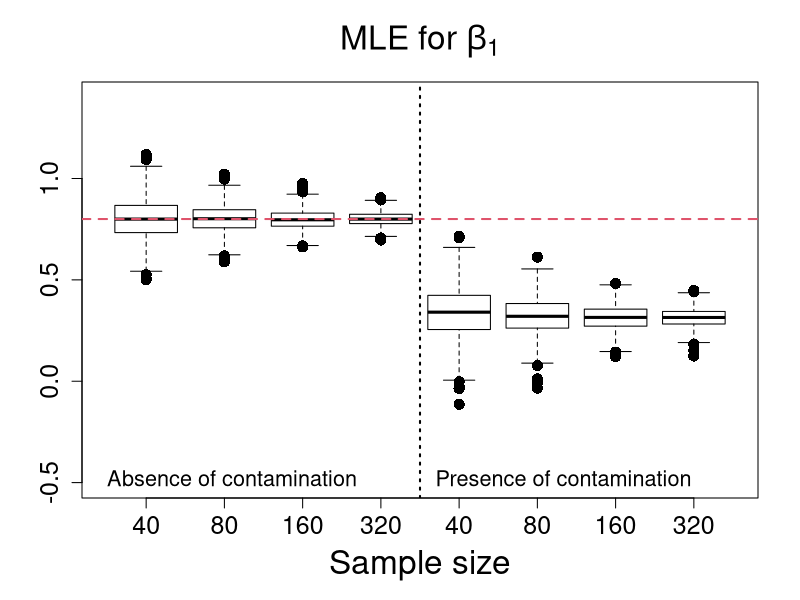
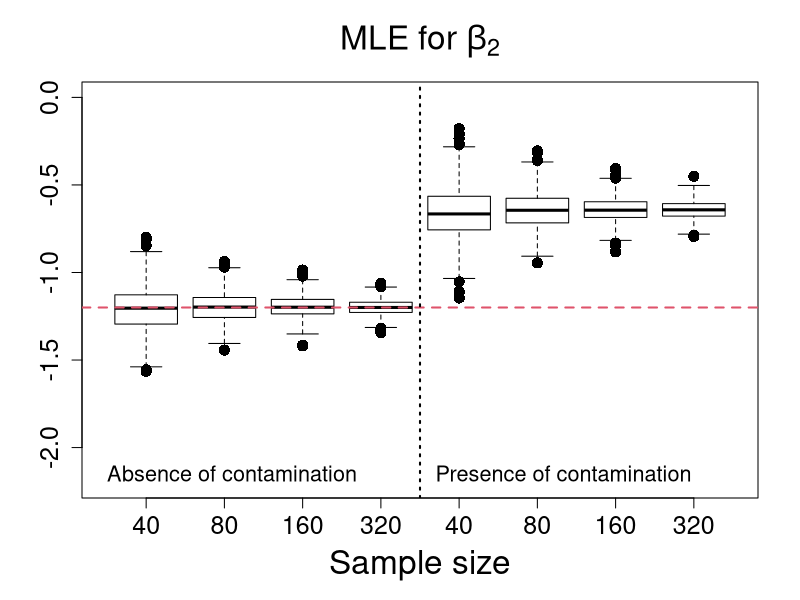
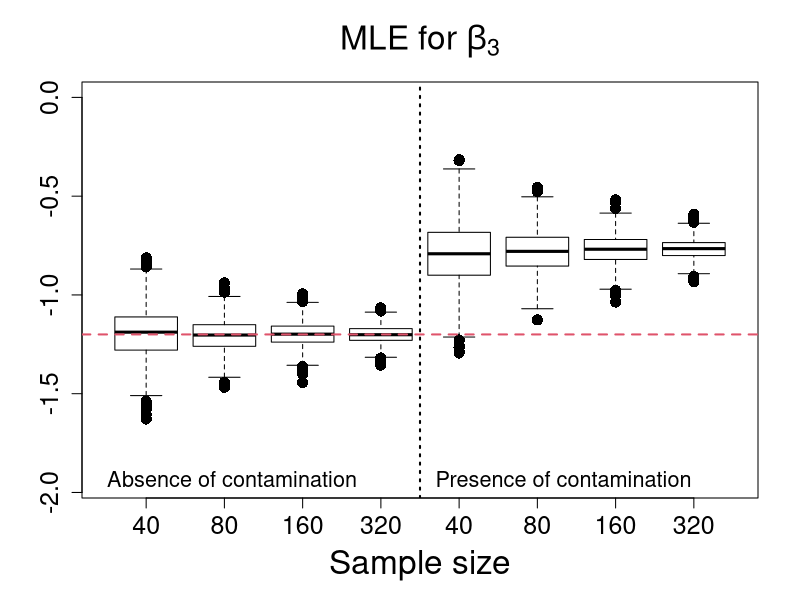
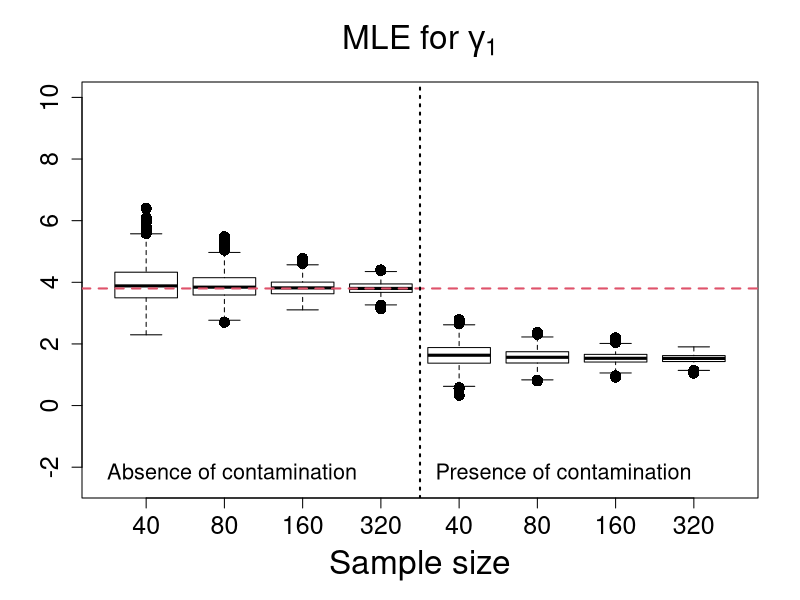
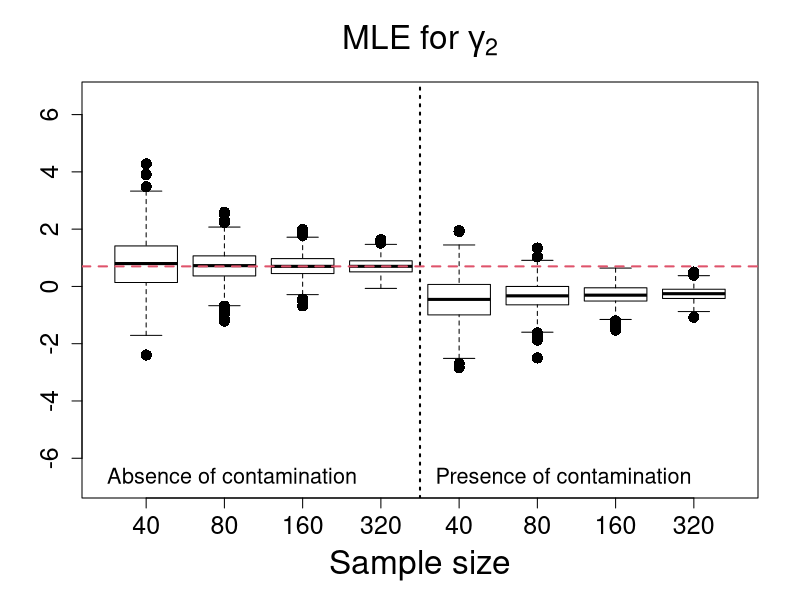
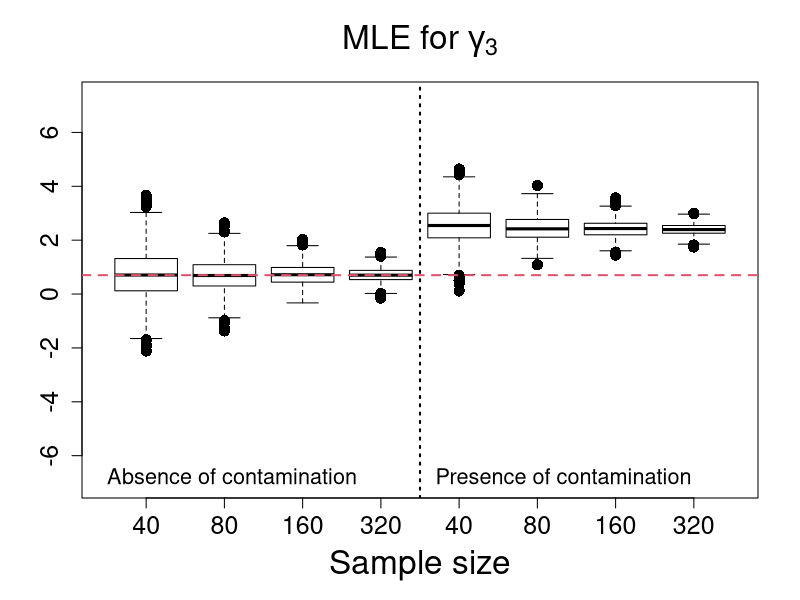
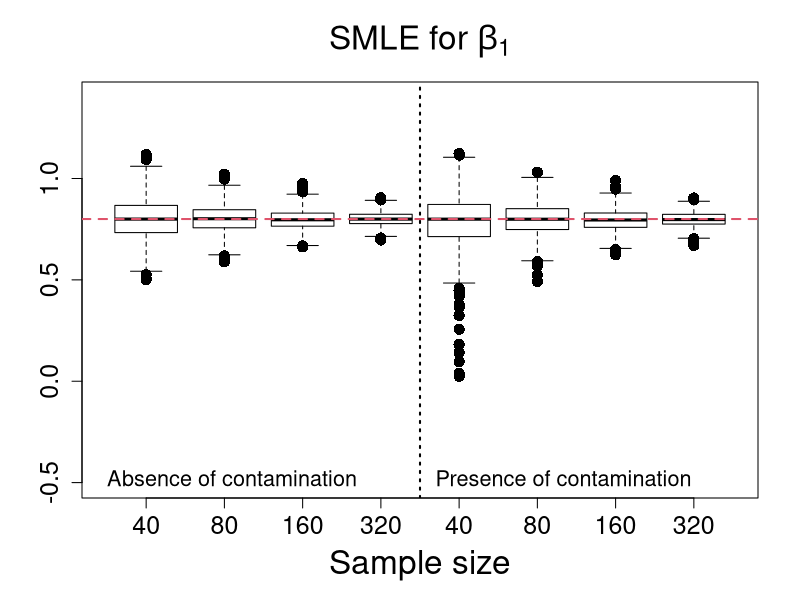
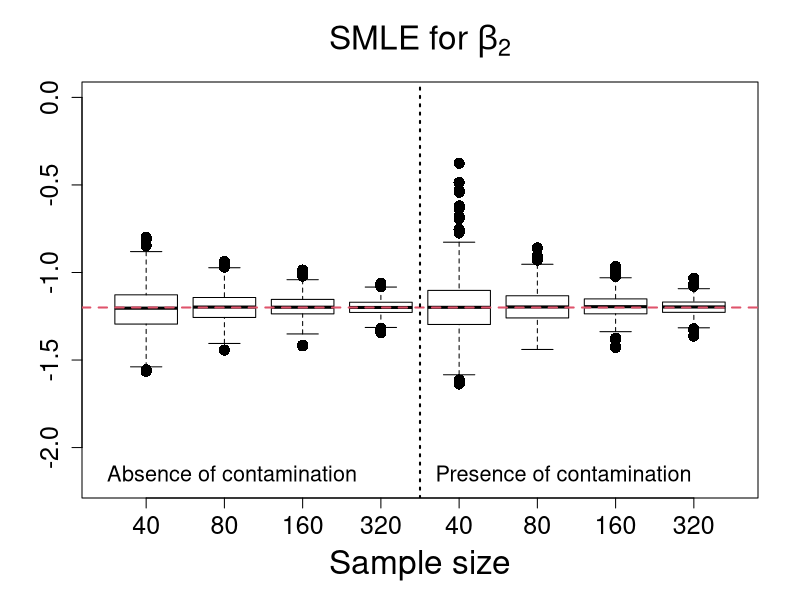

The R script that drew these images, in order:
rm(list=ls())

data40 <- read.table("Estimates_Scenario2_n40.txt", h=T)
data80 <- read.table("Estimates_Scenario2_n80.txt", h=T)
data160 <- read.table("Estimates_Scenario2_n160.txt", h=T)
data320 <- read.table("Estimates_Scenario2_n320.txt", h=T)

#**************************MLE estimates******************************#
MLE_beta1_n40 <- data40$MLE_beta1; MLEC_beta1_n40 <- data40$MLE_C_beta1
MLE_beta2_n40 <- data40$MLE_beta2; MLEC_beta2_n40 <- data40$MLE_C_beta2
MLE_beta3_n40 <- data40$MLE_beta3; MLEC_beta3_n40 <- data40$MLE_C_beta3
MLE_gama1_n40 <- data40$MLE_gama1; MLEC_gama1_n40 <- data40$MLE_C_gama1
MLE_gama2_n40 <- data40$MLE_gama2; MLEC_gama2_n40 <- data40$MLE_C_gama2
MLE_gama3_n40 <- data40$MLE_gama3; MLEC_gama3_n40 <- data40$MLE_C_gama3

MLE_beta1_n80 <- data80$MLE_beta1; MLEC_beta1_n80 <- data80$MLE_C_beta1
MLE_beta2_n80 <- data80$MLE_beta2; MLEC_beta2_n80 <- data80$MLE_C_beta2
MLE_beta3_n80 <- data80$MLE_beta3; MLEC_beta3_n80 <- data80$MLE_C_beta3
MLE_gama1_n80 <- data80$MLE_gama1; MLEC_gama1_n80 <- data80$MLE_C_gama1
MLE_gama2_n80 <- data80$MLE_gama2; MLEC_gama2_n80 <- data80$MLE_C_gama2
MLE_gama3_n80 <- data80$MLE_gama3; MLEC_gama3_n80 <- data80$MLE_C_gama3

MLE_beta1_n160 <- data160$MLE_beta1; MLEC_beta1_n160 <- data160$MLE_C_beta1
MLE_beta2_n160 <- data160$MLE_beta2; MLEC_beta2_n160 <- data160$MLE_C_beta2
MLE_beta3_n160 <- data160$MLE_beta3; MLEC_beta3_n160 <- data160$MLE_C_beta3
MLE_gama1_n160 <- data160$MLE_gama1; MLEC_gama1_n160 <- data160$MLE_C_gama1
MLE_gama2_n160 <- data160$MLE_gama2; MLEC_gama2_n160 <- data160$MLE_C_gama2
MLE_gama3_n160 <- data160$MLE_gama3; MLEC_gama3_n160 <- data160$MLE_C_gama3

MLE_beta1_n320 <- data320$MLE_beta1; MLEC_beta1_n320 <- data320$MLE_C_beta1
MLE_beta2_n320 <- data320$MLE_beta2; MLEC_beta2_n320 <- data320$MLE_C_beta2
MLE_beta3_n320 <- data320$MLE_beta3; MLEC_beta3_n320 <- data320$MLE_C_beta3
MLE_gama1_n320 <- data320$MLE_gama1; MLEC_gama1_n320 <- data320$MLE_C_gama1
MLE_gama2_n320 <- data320$MLE_gama2; MLEC_gama2_n320 <- data320$MLE_C_gama2
MLE_gama3_n320 <- data320$MLE_gama3; MLEC_gama3_n320 <- data320$MLE_C_gama3


#**************************SMLE estimates******************************#
SMLE_beta1_n40 <- data40$SMLE_beta1; SMLEC_beta1_n40 <- data40$SMLE_C_beta1
SMLE_beta2_n40 <- data40$SMLE_beta2; SMLEC_beta2_n40 <- data40$SMLE_C_beta2
SMLE_beta3_n40 <- data40$SMLE_beta3; SMLEC_beta3_n40 <- data40$SMLE_C_beta3
SMLE_gama1_n40 <- data40$SMLE_gama1; SMLEC_gama1_n40 <- data40$SMLE_C_gama1
SMLE_gama2_n40 <- data40$SMLE_gama2; SMLEC_gama2_n40 <- data40$SMLE_C_gama2
SMLE_gama3_n40 <- data40$SMLE_gama3; SMLEC_gama3_n40 <- data40$SMLE_C_gama3

SMLE_beta1_n80 <- data80$SMLE_beta1; SMLEC_beta1_n80 <- data80$SMLE_C_beta1
SMLE_beta2_n80 <- data80$SMLE_beta2; SMLEC_beta2_n80 <- data80$SMLE_C_beta2
SMLE_beta3_n80 <- data80$SMLE_beta3; SMLEC_beta3_n80 <- data80$SMLE_C_beta3
SMLE_gama1_n80 <- data80$SMLE_gama1; SMLEC_gama1_n80 <- data80$SMLE_C_gama1
SMLE_gama2_n80 <- data80$SMLE_gama2; SMLEC_gama2_n80 <- data80$SMLE_C_gama2
SMLE_gama3_n80 <- data80$SMLE_gama3; SMLEC_gama3_n80 <- data80$SMLE_C_gama3

SMLE_beta1_n160 <- data160$SMLE_beta1; SMLEC_beta1_n160 <- data160$SMLE_C_beta1
SMLE_beta2_n160 <- data160$SMLE_beta2; SMLEC_beta2_n160 <- data160$SMLE_C_beta2
SMLE_beta3_n160 <- data160$SMLE_beta3; SMLEC_beta3_n160 <- data160$SMLE_C_beta3
SMLE_gama1_n160 <- data160$SMLE_gama1; SMLEC_gama1_n160 <- data160$SMLE_C_gama1
SMLE_gama2_n160 <- data160$SMLE_gama2; SMLEC_gama2_n160 <- data160$SMLE_C_gama2
SMLE_gama3_n160 <- data160$SMLE_gama3; SMLEC_gama3_n160 <- data160$SMLE_C_gama3

SMLE_beta1_n320 <- data320$SMLE_beta1; SMLEC_beta1_n320 <- data320$SMLE_C_beta1
SMLE_beta2_n320 <- data320$SMLE_beta2; SMLEC_beta2_n320 <- data320$SMLE_C_beta2
SMLE_beta3_n320 <- data320$SMLE_beta3; SMLEC_beta3_n320 <- data320$SMLE_C_beta3
SMLE_gama1_n320 <- data320$SMLE_gama1; SMLEC_gama1_n320 <- data320$SMLE_C_gama1
SMLE_gama2_n320 <- data320$SMLE_gama2; SMLEC_gama2_n320 <- data320$SMLE_C_gama2
SMLE_gama3_n320 <- data320$SMLE_gama3; SMLEC_gama3_n320 <- data320$SMLE_C_gama3

#**************************MDPDE estimates******************************#

MDPDE_beta1_n40 <- data40$MDPDE_beta1; MDPDEC_beta1_n40 <- data40$MDPDE_C_beta1
MDPDE_beta2_n40 <- data40$MDPDE_beta2; MDPDEC_beta2_n40 <- data40$MDPDE_C_beta2
MDPDE_beta3_n40 <- data40$MDPDE_beta3; MDPDEC_beta3_n40 <- data40$MDPDE_C_beta3
MDPDE_gama1_n40 <- data40$MDPDE_gama1; MDPDEC_gama1_n40 <- data40$MDPDE_C_gama1
MDPDE_gama2_n40 <- data40$MDPDE_gama2; MDPDEC_gama2_n40 <- data40$MDPDE_C_gama2
MDPDE_gama3_n40 <- data40$MDPDE_gama3; MDPDEC_gama3_n40 <- data40$MDPDE_C_gama3

MDPDE_beta1_n80 <- data80$MDPDE_beta1; MDPDEC_beta1_n80 <- data80$MDPDE_C_beta1
MDPDE_beta2_n80 <- data80$MDPDE_beta2; MDPDEC_beta2_n80 <- data80$MDPDE_C_beta2
MDPDE_beta3_n80 <- data80$MDPDE_beta3; MDPDEC_beta3_n80 <- data80$MDPDE_C_beta3
MDPDE_gama1_n80 <- data80$MDPDE_gama1; MDPDEC_gama1_n80 <- data80$MDPDE_C_gama1
MDPDE_gama2_n80 <- data80$MDPDE_gama2; MDPDEC_gama2_n80 <- data80$MDPDE_C_gama2
MDPDE_gama3_n80 <- data80$MDPDE_gama3; MDPDEC_gama3_n80 <- data80$MDPDE_C_gama3

MDPDE_beta1_n160 <- data160$MDPDE_beta1; MDPDEC_beta1_n160 <- data160$MDPDE_C_beta1
MDPDE_beta2_n160 <- data160$MDPDE_beta2; MDPDEC_beta2_n160 <- data160$MDPDE_C_beta2
MDPDE_beta3_n160 <- data160$MDPDE_beta3; MDPDEC_beta3_n160 <- data160$MDPDE_C_beta3
MDPDE_gama1_n160 <- data160$MDPDE_gama1; MDPDEC_gama1_n160 <- data160$MDPDE_C_gama1
MDPDE_gama2_n160 <- data160$MDPDE_gama2; MDPDEC_gama2_n160 <- data160$MDPDE_C_gama2
MDPDE_gama3_n160 <- data160$MDPDE_gama3; MDPDEC_gama3_n160 <- data160$MDPDE_C_gama3

MDPDE_beta1_n320 <- data320$MDPDE_beta1; MDPDEC_beta1_n320 <- data320$MDPDE_C_beta1
MDPDE_beta2_n320 <- data320$MDPDE_beta2; MDPDEC_beta2_n320 <- data320$MDPDE_C_beta2
MDPDE_beta3_n320 <- data320$MDPDE_beta3; MDPDEC_beta3_n320 <- data320$MDPDE_C_beta3
MDPDE_gama1_n320 <- data320$MDPDE_gama1; MDPDEC_gama1_n320 <- data320$MDPDE_C_gama1
MDPDE_gama2_n320 <- data320$MDPDE_gama2; MDPDEC_gama2_n320 <- data320$MDPDE_C_gama2
MDPDE_gama3_n320 <- data320$MDPDE_gama3; MDPDEC_gama3_n320 <- data320$MDPDE_C_gama3

#********************MLE estimates of beta1****************#
boxplot(MLE_beta1_n40,MLE_beta1_n80,MLE_beta1_n160,MLE_beta1_n320,
MLEC_beta1_n40,MLEC_beta1_n80,MLEC_beta1_n160,MLEC_beta1_n320,
main=expression( paste("MLE for ", beta[1])),
xlab="Sample size",ylab="",names=c(40,80,160,320,40,80,160,320),outline=T,
ylim=c(-0.5,1.4), cex=1.5,cex.lab=2.0,cex.axis=1.5,cex.main=2.0, pch=16, col=NULL)
abline(0.8,0,col=2,lty=2,lwd=2)
abline(v=4.5,lty=3,lwd=2)
legend(0.0,-0.35,"Absence of contamination",bty="n",cex=1.3)
legend(4.2,-0.35,"Presence of contamination",bty="n",cex=1.3)

#********************MLE estimates of beta2****************#
boxplot(MLE_beta2_n40,MLE_beta2_n80,MLE_beta2_n160,MLE_beta2_n320,
MLEC_beta2_n40,MLEC_beta2_n80,MLEC_beta2_n160,MLEC_beta2_n320,
main=expression( paste("MLE for ", beta[2])),
xlab="Sample size",ylab="",names=c(40,80,160,320,40,80,160,320),outline=T,
ylim=c(-2.2,0.0), cex=1.5,cex.lab=2.0,cex.axis=1.5,cex.main=2.0, pch=16, col=NULL)
abline(-1.2,0,col=2,lty=2,lwd=2)
abline(v=4.5,lty=3,lwd=2)
legend(0.0,-2.0,"Absence of contamination",bty="n",cex=1.3)
legend(4.2,-2.0,"Presence of contamination",bty="n",cex=1.3)

#********************MLE estimates of beta3****************#
boxplot(MLE_beta3_n40,MLE_beta3_n80,MLE_beta3_n160,MLE_beta3_n320,
MLEC_beta3_n40,MLEC_beta3_n80,MLEC_beta3_n160,MLEC_beta3_n320,
main=expression( paste("MLE for ", beta[3])),
xlab="Sample size",ylab="",names=c(40,80,160,320,40,80,160,320),outline=T,
ylim=c(-1.95,0.0), cex=1.5,cex.lab=2.0,cex.axis=1.5,cex.main=2.0, pch=16, col=NULL)
abline(-1.2,0,col=2,lty=2,lwd=2)
abline(v=4.5,lty=3,lwd=2)
legend(0.0,-1.8,"Absence of contamination",bty="n",cex=1.3)
legend(4.2,-1.8,"Presence of contamination",bty="n",cex=1.3)

#********************MLE estimates of gamma1****************#
boxplot(MLE_gama1_n40,MLE_gama1_n80,MLE_gama1_n160,MLE_gama1_n320,
MLEC_gama1_n40,MLEC_gama1_n80,MLEC_gama1_n160,MLEC_gama1_n320,
main=expression( paste("MLE for ", gamma[1])),
xlab="Sample size",ylab="",names=c(40,80,160,320,40,80,160,320),outline=T,
ylim=c(-2.5,10), cex=1.5,cex.lab=2.0,cex.axis=1.5,cex.main=2.0, pch=16, col=NULL)
abline(3.8,0,col=2,lty=2,lwd=2)
abline(v=4.5,lty=3,lwd=2)
legend(0.0,-1.3,"Absence of contamination",bty="n",cex=1.3)
legend(4.2,-1.3,"Presence of contamination",bty="n",cex=1.3)

#********************MLE estimates of gamma2****************#
boxplot(MLE_gama2_n40,MLE_gama2_n80,MLE_gama2_n160,MLE_gama2_n320,
MLEC_gama2_n40,MLEC_gama2_n80,MLEC_gama2_n160,MLEC_gama2_n320,
main=expression( paste("MLE for ", gamma[2])),
xlab="Sample size",ylab="",names=c(40,80,160,320,40,80,160,320),outline=T,
ylim=c(-6.85,6.6), cex=1.5,cex.lab=2.0,cex.axis=1.5,cex.main=2.0, pch=16, col=NULL)
abline(0.7,0,col=2,lty=2,lwd=2)
abline(v=4.5,lty=3,lwd=2)
legend(0.0,-5.7,"Absence of contamination",bty="n",cex=1.3)
legend(4.2,-5.7,"Presence of contamination",bty="n",cex=1.3)

#********************MLE estimates of gamma3****************#
boxplot(MLE_gama3_n40,MLE_gama3_n80,MLE_gama3_n160,MLE_gama3_n320,
MLEC_gama3_n40,MLEC_gama3_n80,MLEC_gama3_n160,MLEC_gama3_n320,
main=expression( paste("MLE for ", gamma[3])),
xlab="Sample size",ylab="",names=c(40,80,160,320,40,80,160,320),outline=T,
ylim=c(-7.0,7.3), cex=1.5,cex.lab=2.0,cex.axis=1.5,cex.main=2.0, pch=16, col=NULL)
abline(0.7,0,col=2,lty=2,lwd=2)
abline(v=4.5,lty=3,lwd=2)
legend(0.0,-5.8,"Absence of contamination",bty="n",cex=1.3)
legend(4.2,-5.8,"Presence of contamination",bty="n",cex=1.3)

#**************************SMLE estimates******************************#

#********************SMLE estimates of beta1****************#
boxplot(SMLE_beta1_n40,SMLE_beta1_n80,SMLE_beta1_n160,SMLE_beta1_n320,
SMLEC_beta1_n40,SMLEC_beta1_n80,SMLEC_beta1_n160,SMLEC_beta1_n320,
main=expression( paste("SMLE for ", beta[1])),
xlab="Sample size",ylab="",names=c(40,80,160,320,40,80,160,320),outline=T,
ylim=c(-0.5,1.4), cex=1.5,cex.lab=2.0,cex.axis=1.5,cex.main=2.0, pch=16, col=NULL)
abline(0.8,0,col=2,lty=2,lwd=2)
abline(v=4.5,lty=3,lwd=2)
legend(0.0,-0.35,"Absence of contamination",bty="n",cex=1.3)
legend(4.2,-0.35,"Presence of contamination",bty="n",cex=1.3)

#********************SMLE estimates of beta2****************#
boxplot(SMLE_beta2_n40,SMLE_beta2_n80,SMLE_beta2_n160,SMLE_beta2_n320,
SMLEC_beta2_n40,SMLEC_beta2_n80,SMLEC_beta2_n160,SMLEC_beta2_n320,
main=expression( paste("SMLE for ", beta[2])),
xlab="Sample size",ylab="",names=c(40,80,160,320,40,80,160,320),outline=T,
ylim=c(-2.2,0.0), cex=1.5,cex.lab=2.0,cex.axis=1.5,cex.main=2.0, pch=16, col=NULL)
abline(-1.2,0,col=2,lty=2,lwd=2)
abline(v=4.5,lty=3,lwd=2)
legend(0.0,-2.0,"Absence of contamination",bty="n",cex=1.3)
legend(4.2,-2.0,"Presence of contamination",bty="n",cex=1.3)

#********************SMLE estimates of beta3****************#
boxplot(SMLE_beta3_n40,SMLE_beta3_n80,SMLE_beta3_n160,SMLE_beta3_n320,
SMLEC_beta3_n40,SMLEC_beta3_n80,SMLEC_beta3_n160,SMLEC_beta3_n320,
main=expression( paste("SMLE for ", beta[3])),
xlab="Sample size",ylab="",names=c(40,80,160,320,40,80,160,320),outline=T,
ylim=c(-1.95,0.0), cex=1.5,cex.lab=2.0,cex.axis=1.5,cex.main=2.0, pch=16, col=NULL)
abline(-1.2,0,col=2,lty=2,lwd=2)
abline(v=4.5,lty=3,lwd=2)
legend(0.0,-1.8,"Absence of contamination",bty="n",cex=1.3)
legend(4.2,-1.8,"Presence of contamination",bty="n",cex=1.3)

#********************SMLE estimates of gamma1****************#
boxplot(SMLE_gama1_n40,SMLE_gama1_n80,SMLE_gama1_n160,SMLE_gama1_n320,
SMLEC_gama1_n40,SMLEC_gama1_n80,SMLEC_gama1_n160,SMLEC_gama1_n320,
main=expression( paste("SMLE for ", gamma[1])),
xlab="Sample size",ylab="",names=c(40,80,160,320,40,80,160,320),outline=T,
ylim=c(-2.5,10), cex=1.5,cex.lab=2.0,cex.axis=1.5,cex.main=2.0, pch=16, col=NULL)
abline(3.8,0,col=2,lty=2,lwd=2)
abline(v=4.5,lty=3,lwd=2)
legend(0.0,-1.3,"Absence of contamination",bty="n",cex=1.3)
legend(4.2,-1.3,"Presence of contamination",bty="n",cex=1.3)

#********************SMLE estimates of gamma2****************#
boxplot(SMLE_gama2_n40,SMLE_gama2_n80,SMLE_gama2_n160,SMLE_gama2_n320,
SMLEC_gama2_n40,SMLEC_gama2_n80,SMLEC_gama2_n160,SMLEC_gama2_n320,
main=expression( paste("SMLE for ", gamma[2])),
xlab="Sample size",ylab="",names=c(40,80,160,320,40,80,160,320),outline=T,
ylim=c(-6.85,6.6), cex=1.5,cex.lab=2.0,cex.axis=1.5,cex.main=2.0, pch=16, col=NULL)
abline(0.7,0,col=2,lty=2,lwd=2)
abline(v=4.5,lty=3,lwd=2)
legend(0.0,-5.7,"Absence of contamination",bty="n",cex=1.3)
legend(4.2,-5.7,"Presence of contamination",bty="n",cex=1.3)

#********************SMLE estimates of gamma3****************#
boxplot(SMLE_gama3_n40,SMLE_gama3_n80,SMLE_gama3_n160,SMLE_gama3_n320,
SMLEC_gama3_n40,SMLEC_gama3_n80,SMLEC_gama3_n160,SMLEC_gama3_n320,
main=expression( paste("SMLE for ", gamma[3])),
xlab="Sample size",ylab="",names=c(40,80,160,320,40,80,160,320),outline=T,
ylim=c(-7.0,7.3), cex=1.5,cex.lab=2.0,cex.axis=1.5,cex.main=2.0, pch=16, col=NULL)
abline(0.7,0,col=2,lty=2,lwd=2)
abline(v=4.5,lty=3,lwd=2)
legend(0.0,-5.8,"Absence of contamination",bty="n",cex=1.3)
legend(4.2,-5.8,"Presence of contamination",bty="n",cex=1.3)

#**************************MDPDE estimates******************************#

#********************MDPDE estimates of beta1****************#
boxplot(MDPDE_beta1_n40,MDPDE_beta1_n80,MDPDE_beta1_n160,MDPDE_beta1_n320,
MDPDEC_beta1_n40,MDPDEC_beta1_n80,MDPDEC_beta1_n160,MDPDEC_beta1_n320,
main=expression( paste("MDPDE for ", beta[1])),
xlab="Sample size",ylab="",names=c(40,80,160,320,40,80,160,320),outline=T,
ylim=c(-0.5,1.4), cex=1.5,cex.lab=2.0,cex.axis=1.5,cex.main=2.0, pch=16, col=NULL)
abline(0.8,0,col=2,lty=2,lwd=2)
abline(v=4.5,lty=3,lwd=2)
legend(0.0,-0.35,"Absence of contamination",bty="n",cex=1.3)
legend(4.2,-0.35,"Presence of contamination",bty="n",cex=1.3)

#********************MDPDE estimates of beta2****************#
boxplot(MDPDE_beta2_n40,MDPDE_beta2_n80,MDPDE_beta2_n160,MDPDE_beta2_n320,
MDPDEC_beta2_n40,MDPDEC_beta2_n80,MDPDEC_beta2_n160,MDPDEC_beta2_n320,
main=expression( paste("MDPDE for ", beta[2])),
xlab="Sample size",ylab="",names=c(40,80,160,320,40,80,160,320),outline=T,
ylim=c(-2.2,0.0), cex=1.5,cex.lab=2.0,cex.axis=1.5,cex.main=2.0, pch=16, col=NULL)
abline(-1.2,0,col=2,lty=2,lwd=2)
abline(v=4.5,lty=3,lwd=2)
legend(0.0,-2.0,"Absence of contamination",bty="n",cex=1.3)
legend(4.2,-2.0,"Presence of contamination",bty="n",cex=1.3)

#********************MDPDE estimates of beta3****************#
boxplot(MDPDE_beta3_n40,MDPDE_beta3_n80,MDPDE_beta3_n160,MDPDE_beta3_n320,
MDPDEC_beta3_n40,MDPDEC_beta3_n80,MDPDEC_beta3_n160,MDPDEC_beta3_n320,
main=expression( paste("MDPDE for ", beta[3])),
xlab="Sample size",ylab="",names=c(40,80,160,320,40,80,160,320),outline=T,
ylim=c(-1.95,0.0), cex=1.5,cex.lab=2.0,cex.axis=1.5,cex.main=2.0, pch=16, col=NULL)
abline(-1.2,0,col=2,lty=2,lwd=2)
abline(v=4.5,lty=3,lwd=2)
legend(0.0,-1.8,"Absence of contamination",bty="n",cex=1.3)
legend(4.2,-1.8,"Presence of contamination",bty="n",cex=1.3)

#********************MDPDE estimates of gamma1****************#
boxplot(MDPDE_gama1_n40,MDPDE_gama1_n80,MDPDE_gama1_n160,MDPDE_gama1_n320,
MDPDEC_gama1_n40,MDPDEC_gama1_n80,MDPDEC_gama1_n160,MDPDEC_gama1_n320,
main=expression( paste("MDPDE for ", gamma[1])),
xlab="Sample size",ylab="",names=c(40,80,160,320,40,80,160,320),outline=T,
ylim=c(-2.5,10), cex=1.5,cex.lab=2.0,cex.axis=1.5,cex.main=2.0, pch=16, col=NULL)
abline(3.8,0,col=2,lty=2,lwd=2)
abline(v=4.5,lty=3,lwd=2)
legend(0.0,-1.3,"Absence of contamination",bty="n",cex=1.3)
legend(4.2,-1.3,"Presence of contamination",bty="n",cex=1.3)

#********************MDPDE estimates of gamma2****************#
boxplot(MDPDE_gama2_n40,MDPDE_gama2_n80,MDPDE_gama2_n160,MDPDE_gama2_n320,
MDPDEC_gama2_n40,MDPDEC_gama2_n80,MDPDEC_gama2_n160,MDPDEC_gama2_n320,
main=expression( paste("MDPDE for ", gamma[2])),
xlab="Sample size",ylab="",names=c(40,80,160,320,40,80,160,320),outline=T,
ylim=c(-6.85,6.6), cex=1.5,cex.lab=2.0,cex.axis=1.5,cex.main=2.0, pch=16, col=NULL)
abline(0.7,0,col=2,lty=2,lwd=2)
abline(v=4.5,lty=3,lwd=2)
legend(0.0,-5.7,"Absence of contamination",bty="n",cex=1.3)
legend(4.2,-5.7,"Presence of contamination",bty="n",cex=1.3)

#********************MDPDE estimates of gamma3****************#
boxplot(MDPDE_gama3_n40,MDPDE_gama3_n80,MDPDE_gama3_n160,MDPDE_gama3_n320,
MDPDEC_gama3_n40,MDPDEC_gama3_n80,MDPDEC_gama3_n160,MDPDEC_gama3_n320,
main=expression( paste("MDPDE for ", gamma[3])),
xlab="Sample size",ylab="",names=c(40,80,160,320,40,80,160,320),outline=T,
ylim=c(-7.0,7.3), cex=1.5,cex.lab=2.0,cex.axis=1.5,cex.main=2.0, pch=16, col=NULL)
abline(0.7,0,col=2,lty=2,lwd=2)
abline(v=4.5,lty=3,lwd=2)
legend(0.0,-5.8,"Absence of contamination",bty="n",cex=1.3)
legend(4.2,-5.8,"Presence of contamination",bty="n",cex=1.3)










